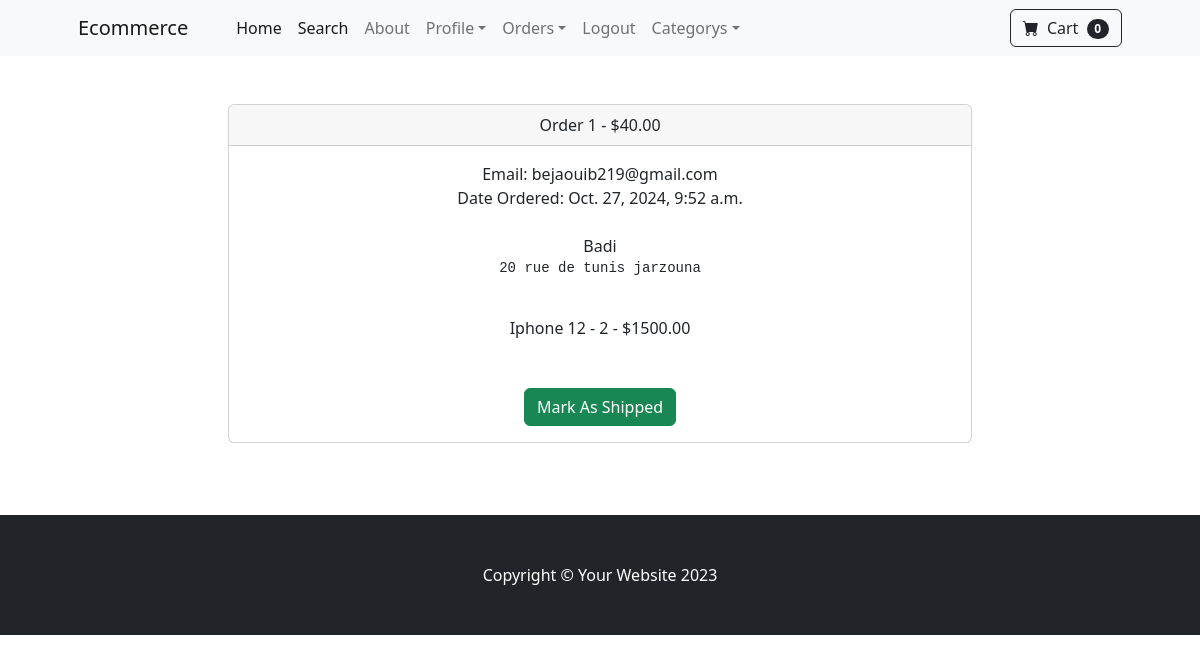
/payment/orders/1 (signed in), run on the app's committed database.
### payment/models.py (models this page shows, shortened)
class Order(models.Model):
	user = models.ForeignKey(User, on_delete=models.CASCADE, null=True, blank=True)
	full_name = models.CharField(max_length=250)
	email = models.EmailField(max_length=250)
	shipping_address = models.TextField(max_length=15000)
	amount_paid = models.DecimalField(max_digits=7, decimal_places=2)
	date_ordered = models.DateTimeField(auto_now_add=True)
	shipped = models.BooleanField(default=False)
	date_shipped = models.DateTimeField(blank=True, null=True)

class OrderItem(models.Model):
	order = models.ForeignKey(Order, on_delete=models.CASCADE, null=True)
	product = models.ForeignKey(Product, on_delete=models.CASCADE, null=True)
	user = models.ForeignKey(User, on_delete=models.CASCADE, null=True, blank=True)
	quantity = models.PositiveBigIntegerField(default=1)
	price = models.DecimalField(max_digits=7, decimal_places=2)

### store/models.py (models this page shows)
class Product(models.Model):
	name = models.CharField(max_length=100)
	price = models.DecimalField(default=0, decimal_places=2, max_digits=6)
	category = models.ForeignKey(Category, on_delete=models.CASCADE, default=1)
	description = models.CharField(max_length=250, default='', blank=True, null=True)
	image = models.ImageField(upload_to='uploads/product/')
	is_sale = models.BooleanField(default=False)
	sale_price = models.DecimalField(default=0, decimal_places=2, max_digits=6)
	def __str__(self):
		return self.name

### payment/views.py (the view, shortened to what this page needs)
# urls.py: path('orders/<int:pk>', views.orders, name='orders'),
def orders(request, pk):
	if request.user.is_authenticated and request.user.is_superuser:
		order = Order.objects.get(id=pk)
		items = OrderItem.objects.filter(order=pk)
		return render(request, 'payment/orders.html', {"order":order, "items":items})
	else:
		messages.success(request, "Access Denied")
		return redirect('home')

### cart/cart.py (called while the page is built)
	def __len__(self):
		return len(self.cart)

### cart/context_processors.py (called while the page is built)
def cart(request):
	return {'cart': Cart(request)}

### store/context_processors.py (called while the page is built)
def global_context(request):
    categories = Category.objects.all()
    return {'categories': categories,}

### payment/templates/payment/orders.html (shortened to what this page needs)
{% extends 'base.html' %}
{% block content %}
        <div class="container">
        	<div class="row">
        		<center>
        			<div class="col-8">
        				<br/><br/>
<div class="card">
  <div class="card-header">
    Order {{ order.id}} - ${{order.amount_paid}}
  </div>
  <div class="card-body">
    Email: {{ order.email}}<br/>
    {% if order.date_shipped %}
      Date Shipped: {{ order.date_shipped}}
    {% else %}
     Date Ordered: {{ order.date_ordered}}
    {% endif %}
    <br/><br/>
    {{ order.full_name }}<br/>
    <pre>{{ order.shipping_address }}
    </pre>
    {% for item in items %}
      {{ item.product }} - {{ item.quantity }} - ${{ item.price }}<br/>
    {% endfor %}
    <br/><br/>
    {% if not order.shipped %}
    <form method="POST">
      <button type="Submit" class="btn btn-success">Mark As Shipped</button>
    {% else %}
    <form method="POST">
      {% csrf_token %}
      <input type="hidden" name="shipping_status" value="false">
      <button type="Submit" class="btn btn-danger">Mark As Not Shipped</button>
    </from>
    {% endif %}
  </div>
</div>
<br/>
<br/><br/>
        			</div>
        		</center>
        	</div>
        </div>
{% endblock %}

### data on the page
Order: id "1", amount_paid "40.00", email "bejaouib219@gmail.com", date_ordered "Oct. 27, 2024, 9:52 a.m.", full_name "Badi", shipping_address "20 rue de tunis jarzouna"
OrderItem: product "Iphone 12", quantity "2", price "1500.00"

### other printed values
{{ cart|length }} "0"
